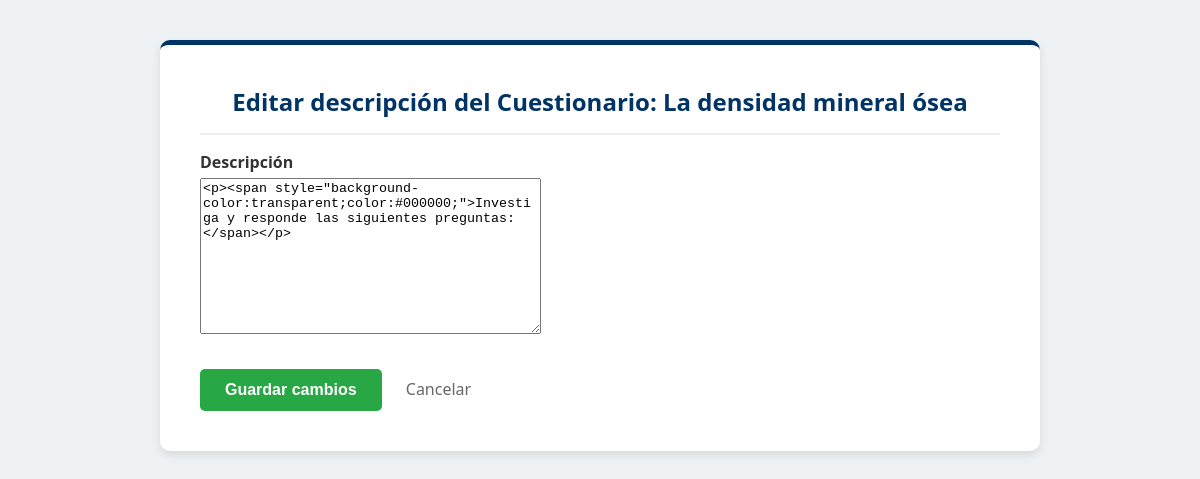
Screenshot of /cuestionario/34/editar-desc/ with the database file from the repository.
### contenido/models.py (models this page shows, shortened)
class Cuestionario(models.Model):
    componente = models.OneToOneField(Componente, on_delete=models.CASCADE, related_name="cuestionario")
    titulo = models.CharField(max_length=255)
    descripcion = CKEditor5Field('Text', config_name='extends', blank=True)
    max_intentos = models.PositiveIntegerField(default=1, verbose_name="Intentos máximos")

### contenido/views.py (the view)
# urls.py: path('cuestionario/<int:componente_id>/editar-desc/', views.editar_cuestionario_desc, name='editar_cuestionario_desc'),
def editar_cuestionario_desc(request, componente_id):
    componente = get_object_or_404(Componente, id=componente_id, tipo="cuestionario")
    cuestionario = get_object_or_404(Cuestionario, componente=componente)
    if request.method == "POST":
        form = CuestionarioDescForm(request.POST, instance=cuestionario)
        if form.is_valid():
            form.save()
            return redirect("cuestionario_detalle", componente_id=componente.id)
    else:
        form = CuestionarioDescForm(instance=cuestionario)
    return render(request, "contenido/editar_desc.html", {
        "form": form,
        "cuestionario": cuestionario,
    })

### contenido/forms.py
class CuestionarioDescForm(forms.ModelForm):
    class Meta:
        model = Cuestionario
        fields = ["descripcion"]

### contenido/context_processors.py (called while the page is built)
def glosario_global(request):
    glosario = GlosarioGlobal.objects.last()
    return {'glosario_global': glosario}

### contenido/templates/contenido/editar_desc.html (shortened to what this page needs)
<!DOCTYPE html>
<html lang="es">
<head>
    {% load static %}
    <link rel="stylesheet" href="{% static 'contenido/css/estilos.css' %}">
</head>
<body>
    <div class="edit-container">
        <h1>
            {% if examen %}
                Editar descripción del Examen: {{ examen.titulo }}
            {% elif cuestionario %}
                Editar descripción del Cuestionario: {{ cuestionario.titulo }}
            {% else %}
                Editar descripción
            {% endif %}
        </h1>
        <form method="post" enctype="multipart/form-data">
            <div class="form-field">
                <label for="{{ form.descripcion.id_for_label }}">Descripción</label>
                {{ form.descripcion }}
            </div>
            <div style="margin-top: 30px;">
                <button type="submit" class="btn-guardar">Guardar cambios</button>
                {% if examen %}
                    <a href="{% url 'teaching_sequence' %}" class="btn-cancelar">Cancelar</a>
                {% elif cuestionario %}
                    <a href="{% url 'teaching_sequence' %}" class="btn-cancelar">Cancelar</a>
                {% else %}
                    <a href="{% url 'teaching_sequence' %}" class="btn-cancelar">Cancelar</a>
                {% endif %}
            </div>
        </form>
    </div>
</body>
</html>

### contenido/static/contenido/css/estilos.css (style rules this page uses)
body { font-family: 'Segoe UI', Tahoma, Geneva, Verdana, sans-serif; background-color: #eef2f5; margin: 0; padding: 0; }
.edit-container { background: white; padding: 40px; border-radius: 8px; max-width: 800px; margin: 40px auto; box-shadow: 0 4px 10px rgba(0,0,0,0.1); border-top: 5px solid #003366; }
.edit-container label { font-weight: bold; display: block; margin-bottom: 5px; color: #333; }
.btn-guardar { background: #28a745; color: white; border: none; padding: 12px 25px; border-radius: 4px; cursor: pointer; font-size: 1rem; font-weight: bold; transition: background 0.3s; }
.btn-cancelar { text-decoration: none; color: #666; margin-left: 20px; }
.edit-container { background: white; padding: 40px; border-radius: 10px; max-width: 800px; margin: 40px auto; box-shadow: 0 4px 10px rgba(0,0,0,0.1); border-top: 5px solid #003366; }
.edit-container h2, .edit-container h1 { color: #003366; margin-top: 0; border-bottom: 2px solid #eee; padding-bottom: 15px; font-size: 1.5rem; text-align: center; }
.btn-guardar { background: #28a745; color: white; border: none; padding: 12px 25px; border-radius: 5px; cursor: pointer; font-size: 1rem; font-weight: bold; transition: background 0.3s; }

### rows the page displays
Cuestionario: titulo "La densidad mineral ósea", descripcion "<p><span style=\"background-color:transparent;color:#000000;\">Investiga y responde las siguientes preguntas:</span></p>"
